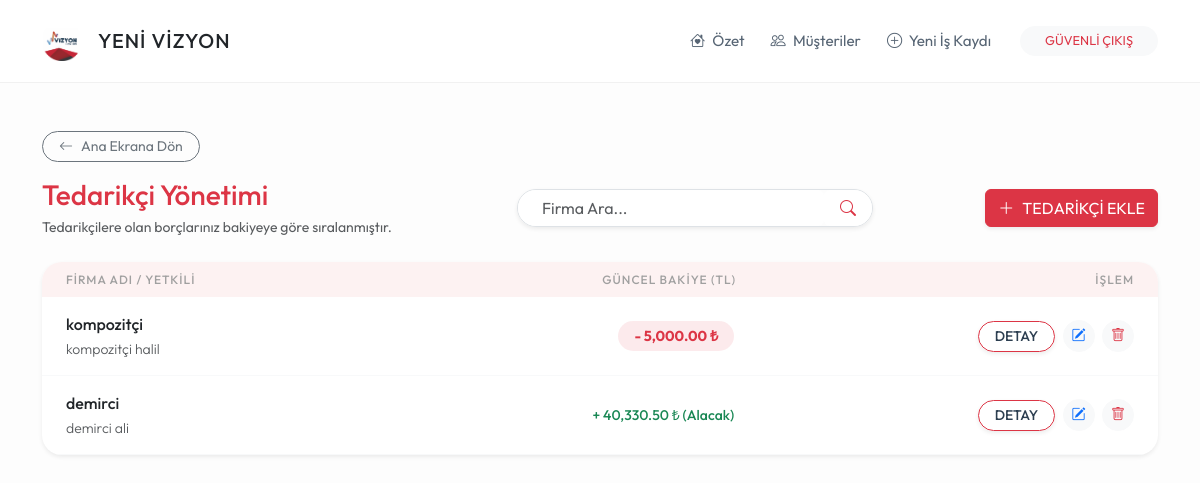
/ticari_borclar (signed in), run on an earlier commit of the app's database.
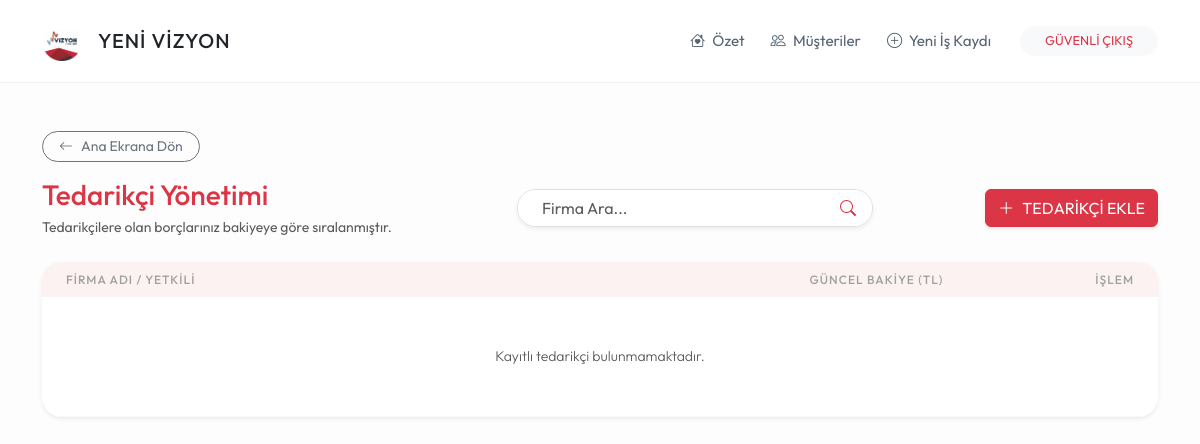
And on a later commit of the database.
### models.py (models this page shows)
class Tedarikci(db.Model):
    id = db.Column(db.Integer, primary_key=True)
    firma_adi = db.Column(db.String(150), nullable=False)
    yetkili_kisi = db.Column(db.String(100))
    telefon = db.Column(db.String(20))
    adres = db.Column(db.Text)
    durum = db.Column(db.String(20), default='Aktif')
    satin_almalar = db.relationship('SatinAlma', backref='tedarikci', lazy=True)
    odenenler = db.relationship('TedarikciOdeme', backref='tedarikci', lazy=True)

### routes/tedarikci_isleri.py (the view)
@tedarikci_bp.route('/ticari_borclar')
def ticari_borclar():
    if 'logged_in' not in session: return redirect(url_for('genel.index'))
    q = request.args.get('q')
    tedarikciler = Tedarikci.query.filter(Tedarikci.durum == 'Aktif', or_(Tedarikci.firma_adi.contains(q), Tedarikci.yetkili_kisi.contains(q))).all() if q else Tedarikci.query.filter_by(durum='Aktif').all()
    for t in tedarikciler:
        t.guncel_bakiye = sum(alim.tutar * GUNCEL_KURLAR.get(alim.para_birimi, 1.0) for alim in t.satin_almalar) - sum(o.tutar * o.kur_degeri for o in t.odenenler)
    tedarikciler.sort(key=lambda x: x.guncel_bakiye, reverse=True)
    return render_template('ticari_borclar.html', tedarikciler=tedarikciler, arama_var=bool(q), terim=q)

### templates/ticari_borclar.html (shortened to what this page needs)
{% extends "base.html" %}
{% block content %}
<div class="mb-3">
    <a href="/" class="btn btn-outline-secondary btn-sm rounded-pill px-3"><i class="bi bi-arrow-left me-2"></i>Ana Ekrana Dön</a>
</div>
<div class="row mb-4 align-items-center">
    <div class="col-md-5">
        <h3 class="mb-1 text-danger">Tedarikçi Yönetimi</h3>
        <p class="text-muted small mb-0">Tedarikçilere olan borçlarınız bakiyeye göre sıralanmıştır.</p>
    </div>
    <div class="col-md-4 mt-3 mt-md-0">
        <form action="/ticari_borclar" method="GET" class="d-flex shadow-sm rounded-pill overflow-hidden border">
            <input type="text" name="q" class="form-control border-0 ps-4" placeholder="Firma Ara..." value="{{ terim or '' }}">
            <button type="submit" class="btn btn-white border-0 text-danger bg-white px-3"><i class="bi bi-search"></i></button>
        </form>
    </div>
    <div class="col-md-3 mt-3 mt-md-0 text-md-end">
        <button class="btn btn-danger shadow-sm" data-bs-toggle="modal" data-bs-target="#tedarikciEkleModal">
            <i class="bi bi-plus-lg me-2"></i>TEDARİKÇİ EKLE
        </button>
    </div>
</div>
<div class="card card-custom p-0 overflow-hidden shadow-sm border-0">
    <div class="table-responsive">
        <table class="table table-hover align-middle mb-0">
            <thead style="background-color: #fdf2f2;">
                <tr>
                    <th class="ps-4">Firma Adı / Yetkili</th>
                    <th class="text-end">Güncel Bakiye (TL)</th>
                    <th class="text-end pe-4">İşlem</th>
                </tr>
            </thead>
            <tbody>
                {% for t in tedarikciler %}
                <tr>
                    <td class="ps-4">
                        <div class="fw-bold text-dark">{{ t.firma_adi }}</div>
                        <div class="small text-muted">{{ t.yetkili_kisi or '-' }}</div>
                    </td>
                    <td class="text-end">
                        {% if t.guncel_bakiye > 1 %}
                            <span class="badge bg-danger bg-opacity-10 text-danger px-3 py-2 rounded-pill" style="font-size: 0.9rem;">
                                - {{ "{:,.2f}".format(t.guncel_bakiye) }} ₺
                            </span>
                        {% elif t.guncel_bakiye < -1 %}
                            <span class="text-success fw-bold small">
                                + {{ "{:,.2f}".format(t.guncel_bakiye * -1) }} ₺ (Alacak)
                            </span>
                        {% else %}
                            <span class="text-muted small">Borç Yok</span>
                        {% endif %}
                    </td>
                    <td class="text-end pe-4">
                        <a href="/tedarikci/{{ t.id }}" class="btn btn-sm btn-outline-danger fw-bold rounded-pill px-3 shadow-sm me-1" title="Hesap Detayı">
                            DETAY
                        </a>
                        <a href="/tedarikci_duzenle/{{ t.id }}" class="btn btn-sm btn-light text-primary rounded-circle me-1" style="width: 32px; height: 32px;" title="Düzenle">
                            <i class="bi bi-pencil-square"></i>
                        </a>
                        <a href="/tedarikci_sil/{{ t.id }}" onclick="return confirm('Bu tedarikçiyi listeden kaldırmak/arşivlemek istediğinize emin misiniz?');" class="btn btn-sm btn-light text-danger rounded-circle" style="width: 32px; height: 32px;" title="Sil/Arşivle">
                            <i class="bi bi-trash"></i>
                        </a>
                    </td>
                </tr>
                {% endfor %}
                {% if not tedarikciler %}
                <tr>
                    <td colspan="3" class="text-center py-5 text-muted small">Kayıtlı tedarikçi bulunmamaktadır.</td>
                </tr>
                {% endif %}
            </tbody>
        </table>
    </div>
</div>
{% endblock %}

### templates/base.html (shortened to what this page needs)
<!DOCTYPE html>
<html lang="tr">
<head>
    <link href="https://cdn.jsdelivr.net/npm/bootstrap@5.3.0/dist/css/bootstrap.min.css" rel="stylesheet">
    <link rel="stylesheet" href="https://cdn.jsdelivr.net/npm/bootstrap-icons@1.11.0/font/bootstrap-icons.css">
</head>
<body>
<nav class="navbar navbar-expand-lg navbar-yvr sticky-top">
    <div class="container">
        <a class="navbar-brand d-flex align-items-center" href="/">
            <img src="/static/logo.png" alt="YVR Logo" onerror="this.src='https://via.placeholder.com/40x40?text=YVR'">
            <span class="ms-3 fw-bold text-dark" style="letter-spacing: 1px;">YENİ VİZYON</span>
        </a>
        <div class="collapse navbar-collapse" id="navbarNav">
            <ul class="navbar-nav ms-auto align-items-center">
                <li class="nav-item"><a class="nav-link" href="/"><i class="bi bi-house-heart me-1"></i> Özet</a></li>
                <li class="nav-item"><a class="nav-link" href="/musteriler"><i class="bi bi-people me-1"></i> Müşteriler</a></li>
                <li class="nav-item"><a class="nav-link" href="/is_ekle"><i class="bi bi-plus-circle me-1"></i> Yeni İş Kaydı</a></li>
                <li class="nav-item ms-lg-3"><a class="btn btn-light btn-sm px-4 rounded-pill text-danger" href="/logout" style="font-size: 0.8rem;">GÜVENLİ ÇIKIŞ</a></li>
            </ul>
        </div>
    </div>
</nav>
<div class="container py-5">
    {% block content %}{% endblock %}
</div>
</body>
</html>

### templates/base.html (style rules this page uses)
:root { --yvr-bg: #fdfdfd; --yvr-card-bg: #ffffff; --yvr-primary: #a2d2ff; --yvr-secondary: #bde0fe; --yvr-accent: #ffafcc; --yvr-text: #576574; --yvr-text-dark: #2c3e50; }
body { background-color: var(--yvr-bg); font-family: 'Outfit', sans-serif; color: var(--yvr-text); font-weight: 400; line-height: 1.6; }
h1, h2, h3, h4, h5, .fw-bold { font-weight: 500 !important; color: var(--yvr-text-dark); }
.navbar-yvr { background-color: white; border-bottom: 1px solid #f1f1f1; padding: 1rem 0; }
.navbar-brand img { height: 40px; width: auto; filter: grayscale(20%); }
.nav-link { color: var(--yvr-text) !important; font-size: 0.95rem; margin: 0 5px; transition: all 0.3s; }
.card-custom { background: var(--yvr-card-bg); border-radius: 20px; border: none; box-shadow: 0 10px 30px rgba(0,0,0,0.02); padding: 1.5rem; }
.table { --bs-table-bg: transparent; }
.table thead th { font-weight: 500; text-transform: uppercase; font-size: 0.75rem; letter-spacing: 1px; color: #a0a0a0; border: none; }
.table td { border-bottom: 1px solid #f8f9fa; padding: 15px 10px; font-weight: 300; }

What changed in the data, as far as the page shows it:
removed Tedarikci: firma_adi "kompozitçi", yetkili_kisi "kompozitçi halil", guncel_bakiye "5,000.00"
removed Tedarikci: firma_adi "demirci", yetkili_kisi "demirci ali", guncel_bakiye "40,330.50"
Also different on the page:
text now shown: "Kayıtlı tedarikçi bulunmamaktadır."
